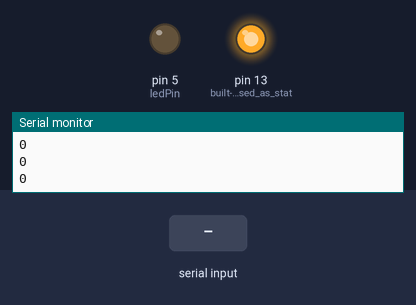
A sketch run on a simulated Arduino Uno, built with avr-gcc and run on an emulated ATmega328P. Shown: output pins drawn as LEDs (lit = HIGH), the last lines printed to the serial monitor. Inputs (shaded band) come from the test bench.

Above: at 1.2 s.
1.3 s: "30,150\n" received over Serial
At 2.8 s:
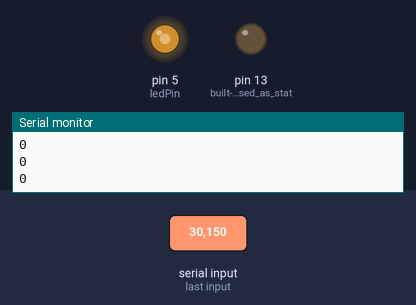
3.1 s: "90\n" received over Serial
At 4.0 s:
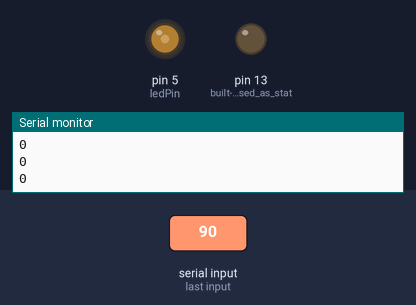
4.6 s: "200\n" received over Serial
At 5.2 s:
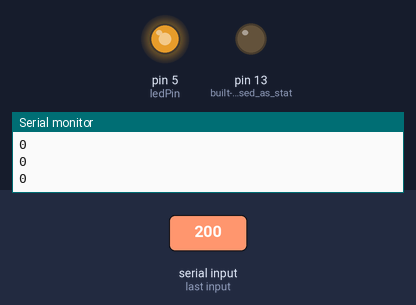
Timing chart, 0 to 7.6 s (numbered marks = the images above; inputs shaded):
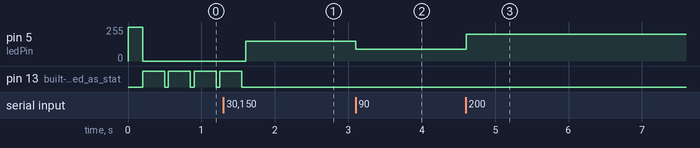

The sketch:

arduino.ino
```cpp
/*
 *  Waits for a brightness value (0–255) sent from p5.
 *  Uses analogWrite() to set the LED brightness via PWM.
 *  Nothing is sent back to p5 — one-directional only.
 */

int ledPin = 5;   // must be a PWM pin (~) for analogWrite()

void setup() {

  // ── SERIAL ──
  Serial.begin(9600);   // must match p5 baudrate

  // ── PIN MODES ──
  pinMode(LED_BUILTIN, OUTPUT);   // built-in LED used as status indicator
  pinMode(ledPin, OUTPUT);        // external LED controlled by p5

  // ── WIRING CHECK ──
  // Blink the external LED once at startup so we can confirm the LED and resistor are wired correctly before any serial data arrives.
  digitalWrite(ledPin, HIGH);
  delay(200);
  digitalWrite(ledPin, LOW);

  // ── HANDSHAKE ──
  // p5 will not send data until it receives something first.
  // So we loop here — blinking the built-in LED and sending '0' — until p5 responds.
  // Once Serial.available() > 0, we know p5 is connected and the loop exits.
  while (Serial.available() <= 0) {
    digitalWrite(LED_BUILTIN, HIGH);   // blink = still waiting
    Serial.println("0");               // prompt p5 to start sending
    delay(300);
    digitalWrite(LED_BUILTIN, LOW);
    delay(50);
  }
}

void loop() {

  // ── WAIT FOR DATA ──
  // Only act when there are bytes waiting in the serial buffer.
  while (Serial.available()) {
    digitalWrite(LED_BUILTIN, HIGH);   // lit = actively receiving

    // ── READ BRIGHTNESS ──
    // parseInt() reads digits from the buffer and returns them as an integer.
    // It stops at any non-digit character (including the newline).
    int brightness = Serial.parseInt();

    // ── CONFIRM COMPLETE MESSAGE ──
    // After parseInt(), the next character should be '\n'.
    // This confirms we received a full message and not a partial one, preventing corrupted values.
    if (Serial.read() == '\n') {

      // ── SET LED BRIGHTNESS ──
      // analogWrite(pin, 0–255) uses PWM to control brightness.
      // 0 = fully off, 255 = fully on, values in between = dimmed.
      analogWrite(ledPin, brightness);
    }
  }

  // Built-in LED off when not receiving — acts as idle indicator
  digitalWrite(LED_BUILTIN, LOW);
}
```

Measured:
- after the input at 1.3 s, pin 5 (ledPin): 0/255 → 150/255 after 0.30 s; pin 13 (built-in_LED_used_as_stat): goes on until 1.6 s, then stays LOW
- after the input at 3.1 s, pin 5 (ledPin): 150/255 → 90/255 at once
- after the input at 4.6 s, pin 5 (ledPin): 90/255 → 200/255 at once
